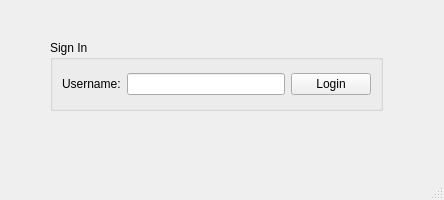
<?xml version="1.0" encoding="UTF-8"?>
<ui version="4.0">
 <class>LoginWindow</class>
 <widget class="QMainWindow" name="LoginWindow">
  <property name="geometry">
   <rect>
    <x>0</x>
    <y>0</y>
    <width>444</width>
    <height>200</height>
   </rect>
  </property>
  <property name="windowTitle">
   <string>LoginWindow</string>
  </property>
  <widget class="QWidget" name="centralwidget">
   <widget class="QGroupBox" name="groupBox">
    <property name="geometry">
     <rect>
      <x>50</x>
      <y>40</y>
      <width>333</width>
      <height>71</height>
     </rect>
    </property>
    <property name="title">
     <string>Sign In</string>
    </property>
    <layout class="QHBoxLayout" name="horizontalLayout_2">
     <item>
      <layout class="QHBoxLayout" name="horizontalLayout">
       <item>
        <widget class="QLabel" name="label">
         <property name="text">
          <string>Username:</string>
         </property>
        </widget>
       </item>
       <item>
        <widget class="QLineEdit" name="lineEdit_username"/>
       </item>
      </layout>
     </item>
     <item>
      <widget class="QPushButton" name="pushButton_Login">
       <property name="text">
        <string>Login</string>
       </property>
      </widget>
     </item>
    </layout>
   </widget>
  </widget>
  <widget class="QMenuBar" name="menubar">
   <property name="geometry">
    <rect>
     <x>0</x>
     <y>0</y>
     <width>444</width>
     <height>22</height>
    </rect>
   </property>
  </widget>
  <widget class="QStatusBar" name="statusbar"/>
 </widget>
 <resources/>
 <connections/>
</ui>
